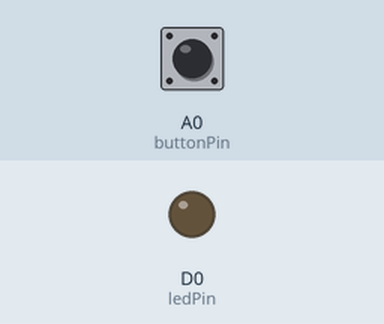
The sketch below on a simulated ESP8266 (NodeMCU). Shown: output pins drawn as LEDs (lit = HIGH). The test bench sets the inputs (shaded band); at power-on: A0 (buttonPin) LOW. What the sketch prints to the serial monitor is not drawn.

Above: at 1.2 s.
1.3 s: A0 (buttonPin) pulled HIGH for 0.15 s
2.9 s: A0 (buttonPin) pulsed HIGH 5 times (0.12 s each, 0.3 s apart)
At 4.9 s:
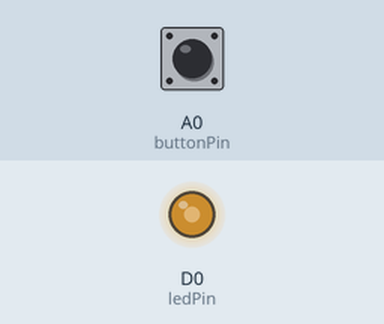
Timing chart, 0 to 6.4 s (numbered marks = the images above; inputs shaded):
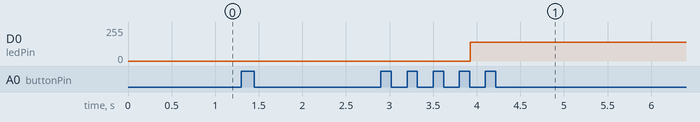

Measured:
- after the input at 1.3 s, every drawn part: stays the same
- after the input at 2.9 s, D0 (ledPin): 0/255 → 140/255 after 1.0 s

The sketch:

dashDotmotor.ino
```cpp
// program using Morse Code to control motor

// button connected to digital A0
const int buttonPin = A0;
// motor connected to pin D0
const int ledPin = D0;
// Length of a dash in ms
const int dash = 300;
// length of a dot in ms
const int dot = 100;
// state of the button this iteration
byte current_button = LOW;
// previous state of the button
byte old_button = LOW;
// start of a pressed event
unsigned long int start_high;
// end of a pressed event
unsigned long int stop_high;
// start of a non-pressed event
unsigned long int start_low;
// end of a non-pressed event
unsigned long int stop_low;

int i = 0;
String morseCode = "";

// The setup() method runs once,
// when the sketch starts
void setup()
{
  // initialize the button pin as an input:
  pinMode(buttonPin, INPUT);
  Serial.begin(9600);
  pinMode(ledPin, OUTPUT);

}

byte read_button(byte pin, byte ref_value)
{
  // observed the state of the button
  byte current_button = digitalRead(pin);
  // There is a LOW -> HIGH transition // or a HIGH -> LOW transition
  if (((ref_value == LOW)
  && (current_button == HIGH)) || ((ref_value == HIGH)
  && (current_button == LOW)))
  {
  delay(5);
  // update the state of the button
  current_button = digitalRead(pin); }
  return(current_button);
}

  void loop()
  {
    // Read the current state
    current_button = read_button(buttonPin, old_button);
    // LOW -> HIGH transition
    if ((old_button == LOW)
    && (current_button == HIGH))
    {
      // Update timing
      start_high = millis();
      stop_low = start_high;
    }
    // HIGH -> LOW transition
    if ((old_button == HIGH)
    && (current_button == LOW)) {
      // Update timing
      stop_high = millis();
      start_low = stop_high;
      // detect dashs and dots
    if ((stop_high - start_high) >= dash){
        Serial.print("-");
        // Serial.print(i);
        morseCode += "-";
        i++;
      }
    else if ((stop_high - start_high) >= dot) {
          Serial.print(".");
          // Serial.print(i);
          morseCode += ".";
          i++;
        }
      }
    old_button = current_button;

    // analogWrite(ledPin, 0.55 * 255);

    if (i >= 5)
    {
      // Serial.print(morseCode);
    if (morseCode == "-----") {
      Serial.print("0");
      analogWrite(ledPin, 0);
    }
    if (morseCode == ".----") {
      Serial.print("1");
      analogWrite(ledPin, 0.11 * 255);
    }
    if (morseCode == "..---") {
      Serial.print("2");
      analogWrite(ledPin, 0.22 * 255);
    }
    if (morseCode == "...--") {
      Serial.print("3");
      analogWrite(ledPin, 0.33 * 255);
    }
    if (morseCode == "....-") {
      Serial.print("4");
      analogWrite(ledPin, 0.44 * 255);
    }
    if (morseCode == ".....") {
      Serial.print("5");
      analogWrite(ledPin, 0.55 * 255);
    }
    if (morseCode == "-....") {
      Serial.print("6");
      analogWrite(ledPin, 0.66 * 255);
    }
    if (morseCode == "--...") {
      Serial.print("7");
      analogWrite(ledPin, 0.77 * 255);
    }
    if (morseCode == "---..") {
      Serial.print("8");
      analogWrite(ledPin, 0.88 * 255);
    }
    if (morseCode == "----.") {
      Serial.print("9");
      analogWrite(ledPin, 0.99 * 255);
    }
    morseCode = "";
    i = 0;
  }
}
```
